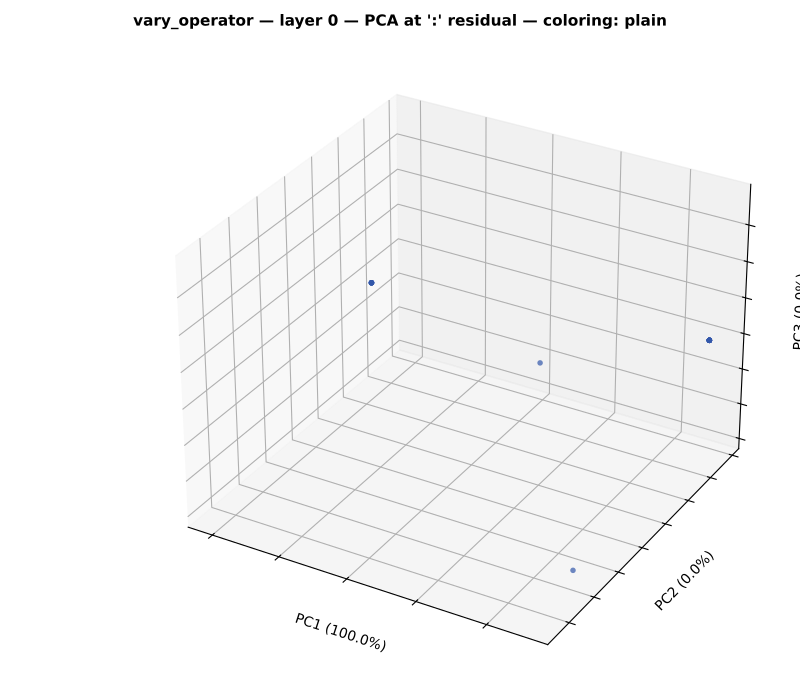

Python code for this plot:
"""3D PCA at ':' residual on vary_operator dataset. ':' analog of
vary_operator_pca_slideshow.pdf. One slide per layer, colored by operator type.
"""
from __future__ import annotations

import json
from pathlib import Path

import matplotlib.pyplot as plt
import numpy as np
import torch
from matplotlib.backends.backend_pdf import PdfPages
from matplotlib.lines import Line2D
from mpl_toolkits.mplot3d import Axes3D  # noqa: F401
from sklearn.decomposition import PCA

REPO = Path(__file__).resolve().parents[2]
ACTS = REPO / "experiments" / "computation_probes" / "vary_operator_colon_acts.pt"
META = REPO / "experiments" / "computation_probes" / "vary_operator_colon_acts_meta.json"
OUT_PDF = REPO / "visualizations-all" / "gpt2" / "vary_operator_pca_slideshow_colon.pdf"

PROBLEM_TYPE_COLORS = {"Subtraction": "#1f77b4", "Addition": "#ff7f0e",
                       "Common-Division": "#2ca02c", "Multiplication": "#d62728"}


def main():
    acts = torch.load(ACTS, map_location="cpu", weights_only=True).float().numpy()
    meta = json.load(open(META))
    types = np.array(meta["types"])
    N, L, H = acts.shape
    print(f"vary_operator: shape={acts.shape}  types={dict(zip(*np.unique(types, return_counts=True)))}")

    print(f"writing {OUT_PDF}")
    with PdfPages(OUT_PDF) as pdf:
        for coloring in ["plain", "operator"]:
            for l in range(L):
                X = acts[:, l, :]
                n_pc = min(3, N - 1, H)
                pca = PCA(n_components=n_pc, svd_solver="randomized", random_state=0)
                xyz = pca.fit_transform(X)
                v = pca.explained_variance_ratio_
                fig = plt.figure(figsize=(8, 7))
                fig.suptitle(f"vary_operator — layer {l} — PCA at ':' residual — coloring: {coloring}",
                             fontsize=11, fontweight="bold")
                ax = fig.add_subplot(111, projection="3d") if n_pc >= 3 else fig.add_subplot(111)
                if coloring == "plain":
                    if n_pc >= 3:
                        ax.scatter(xyz[:, 0], xyz[:, 1], xyz[:, 2], s=16,
                                   c="#3357aa", alpha=0.7, linewidths=0, depthshade=True)
                    else:
                        ax.scatter(xyz[:, 0], xyz[:, 1] if n_pc > 1 else np.zeros(N),
                                   s=16, c="#3357aa", alpha=0.7, linewidths=0)
                else:
                    legend = []
                    for op, color in PROBLEM_TYPE_COLORS.items():
                        mask = types == op
                        if not mask.any(): continue
                        if n_pc >= 3:
                            ax.scatter(xyz[mask, 0], xyz[mask, 1], xyz[mask, 2], s=20,
                                       c=color, alpha=0.85, linewidths=0, depthshade=True)
                        else:
                            ax.scatter(xyz[mask, 0],
                                       xyz[mask, 1] if n_pc > 1 else np.zeros(mask.sum()),
                                       s=20, c=color, alpha=0.85, linewidths=0)
                        legend.append(Line2D([0], [0], marker="o", linestyle="",
                                             color=color, label=f"{op} ({int(mask.sum())})"))
                    if legend: ax.legend(handles=legend, fontsize=8, loc="upper right")
                if n_pc >= 3:
                    ax.set_xlabel(f"PC1 ({v[0]*100:.1f}%)"); ax.set_ylabel(f"PC2 ({v[1]*100:.1f}%)")
                    ax.set_zlabel(f"PC3 ({v[2]*100:.1f}%)")
                    ax.set_xticklabels([]); ax.set_yticklabels([]); ax.set_zticklabels([])
                else:
                    ax.set_xlabel("PC1"); ax.grid(alpha=0.3)
                fig.tight_layout()
                pdf.savefig(fig, dpi=140); plt.close(fig)
    print(f"done -> {OUT_PDF}")


if __name__ == "__main__":
    main()
